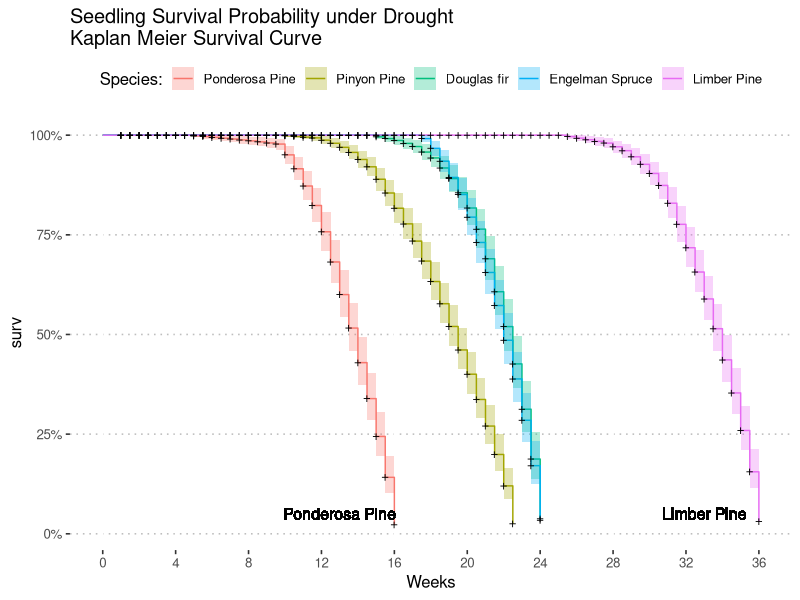

The R script that drew this image: (Note: this script raises an error after producing the figure.)
#kaplan meier survival curve analysis
#Alexandra Lalor
#allielalor@arizona.edu
#allielalor@gmail.com
#First created: 2022-02-01
#Last updated: 2022-08-27

#load packages
library(tidyverse)
library(survival) # core survival analysis function
library(survminer) # recommended for visualizing survival curves
library(ggplot2)
library(ggfortify)

#read CSVs
Phase1_Data_All <- read_csv("data_analysis/Phase1_Data_All.csv")

# Phase1_Data_All <- 
#   transform(Phase1_Data_All, Species = factor(Species, levels = c("PIFL", "PIEN", "PSME", "PIED", "PIPO")))
Phase1_Data_All <- 
  transform(Phase1_Data_All, CommonName = factor(CommonName, levels = c("Ponderosa Pine", "Pinyon Pine", "Douglas fir", "Engelman Spruce", "Limber Pine")))

# #check out data
# glimpse(Phase1_Data)
# 
# #convert variables
# Phase1_Data$Phase <- as.factor(Phase1_Data$Phase)
# Phase1_Data$Chamber <- as.factor(Phase1_Data$Chamber)
# Phase1_Data$ScientificName <- as.factor(Phase1_Data$ScientificName)
# Phase1_Data$CommonName <- as.factor(Phase1_Data$CommonName)
# Phase1_Data$Species <- as.factor(Phase1_Data$Species)
# Phase1_Data$Treatment_temp <- as.factor(Phase1_Data$Treatment_temp)
# Phase1_Data$Treatment_water <- as.factor(Phase1_Data$Treatment_water)
# Phase1_Data$PorometerSubset <- as.factor(Phase1_Data$PorometerSubset)
# Phase1_Data$Dead <- as.factor(Phase1_Data$Dead)
# Phase1_Data$Heatwave_graph <- as.factor(Phase1_Data$Heatwave_graph)
# Phase1_Data$Heatwave <- as.factor(Phase1_Data$Heatwave)

#filter data
Phase1_Data_All <- Phase1_Data_All %>% 
  filter(Treatment_temp == "Ambient")

#Kaplan Meier Survival Curve - combined
km <- with(Phase1_Data_All, Surv(Week, Dead_Count))
km_species_fit <- survfit(Surv(Week, Dead_Count)~CommonName, data = Phase1_Data_All)

autoplot(km_species_fit) +
  # scale_fill_brewer(palette = "Paired") +
  # scale_color_brewer(palette = "Paired") +
  scale_x_continuous(breaks = seq(0 , 36, by = 4)) +
  # annotate("segment",
  #          x = 7, xend = 7,
  #          y = 0, yend = 1,
  #          color = "red",
  #          linetype = "dashed",
  #          size = 0.8) +
  xlab("Weeks") +
  #ylab("Survivorship") +
  geom_text(label = "Ponderosa Pine",
            x = 13, y = 0.05, color = "black", size = 4) +
  geom_text(label = "Limber Pine",
            x = 33, y = 0.05, color = "black", size = 4) +
  labs(title = "Seedling Survival Probability under Drought\nKaplan Meier Survival Curve",
       color = "Species:", fill = "Species:") +
  theme_pubclean()


#Kaplan Meier Survival Curve- STRESS WEEK

km_stress_w <- with(Phase1_Data_All, Surv(Stress_to_Dead_Weight, Dead_Count))
km_species_fit_stress_w <- survfit(Surv(Stress_to_Dead_Weight, Dead_Count)~CommonName, data = Phase1_Data_All)

km_stress_w <- with(Phase1_Data_All, Surv(Stress_Week_Avg_Weight, Dead_Count))
km_species_fit_stress_w <- survfit(Surv(Stress_Week_Avg_Weight, Dead_Count)~CommonName, data = Phase1_Data_All)

km_stress_p <- with(Phase1_Data_All, Surv(Stress_to_Dead_Porometer, Dead_Count))
km_species_fit_stress_p <- survfit(Surv(Stress_to_Dead_Porometer, Dead_Count)~CommonName, data = Phase1_Data_All)


autoplot(km_species_fit_stress_w) +
  scale_x_continuous(breaks = seq(0 , 36, by = 4)) +
  xlab("Weeks") +
  #ylab("Survivorship") +
  geom_text(label = "Ponderosa Pine",
            x = 13, y = 0.05, color = "black", size = 4) +
  geom_text(label = "Limber Pine",
            x = 33, y = 0.05, color = "black", size = 4) +
  labs(title = "Seedling Survival Probability under Drought\nKaplan Meier Survival Curve",
       color = "Species:", fill = "Species:") +
  theme_pubclean()


################################################################################

#Kaplan Meier Survival Curve - separated by treatment
km_treatment_fit <- survfit(Surv(Week, Dead_Count)~Species, data=Phase1_Data_All)
summary(km_treatment_fit)

autoplot(km_treatment_fit) +
  # scale_fill_brewer(palette = "Paired") +
  # scale_color_brewer(palette = "Paired") +
  scale_x_continuous(breaks = seq(0 , 36, by = 4)) +
  # annotate("segment",
  #          x = 7, xend = 7,
  #          y = 0, yend = 1,
  #          color = "red",
  #          linetype = "dashed",
  #          size = 0.8) +
  # geom_text(label = "Heatwave",
  #           x = 5, y = 0.78, color = "red", size = 3) +
  xlab("Weeks") +
  #ylab("Survivorship") +
  labs(title = "Kaplan Meier Survival Curve: Heatwave Effects by Species",
       color = "Species_Treatment", fill = "Species_Treatment") +
  theme_bw()



#Kaplan Meier Survival Curve - separated by treatment - STRESS WEEK

Phase1_Data_Weight <- read.csv("data_analysis/Phase1_Data_Weight.csv")

km_treatment_fit_stress <- survfit(Surv(Stress_Week_Start, Dead_Count)~Heatwave_graph, data=Phase1_Data_Weight)

km_treatment_fit_stress <- survfit(Surv(Stress_to_Dead_Weight, Dead_Count)~CommonName, data=Phase1_Data_Weight)


autoplot(km_species_fit_stress_w) +
  scale_fill_brewer(palette = "Paired") +
  scale_color_brewer(palette = "Paired") +
  scale_x_continuous(breaks = seq(0 , 36, by = 4)) +
  xlab("Weeks after Stress Point") +
  #ylab("Survivorship") +
  labs(title = "Kaplan Meier Survival Curve: Heatwave Effects by Species",
       color = "Species_Treatment", fill = "Species_Treatment") +
  theme_pubclean()



#################################################################################
heatwave_summary <- read_csv("data_analysis/heatwave_summary.csv")
heatwave_summary_d <- read_csv("data_analysis/anova_Dead_Week.csv")
heatwave_summary_w <- read_csv("data_analysis/anova_Dead_Week_Weight.csv")
heatwave_summary_p <- read_csv("data_analysis/anova_Dead_Week_Porometer.csv")

heatwave_summary_CI <- heatwave_summary %>% 
  filter(Treatment_temp == "Ambient") %>% 
  select(c("Species", "Treatment_temp", "half_width"))

#merge and factor levels
heatwave_summary_d <- merge(heatwave_summary_d, heatwave_summary_CI, by = "Species")
heatwave_summary_d <- 
  transform(heatwave_summary_d, Species = factor(Species, levels = c("PIFL", "PIEN", "PSME", "PIED", "PIPO")))
heatwave_summary_d <- heatwave_summary_d %>% 
  group_by(Species) %>% 
  summarize(Mean = mean(Ambient, na.rm = T),
            CI_lower_mean = Mean - half_width,
            CI_upper_mean = Mean + half_width)

heatwave_summary_w <- merge(heatwave_summary_w, heatwave_summary_CI, by = "Species")
heatwave_summary_w <- 
  transform(heatwave_summary_w, Species = factor(Species, levels = c("PIFL", "PIEN", "PSME", "PIED", "PIPO")))
heatwave_summary_w <- heatwave_summary_w %>% 
  group_by(Species) %>% 
  summarize(Mean = mean(Ambient, na.rm = T),
            CI_lower_mean = Mean - half_width,
            CI_upper_mean = Mean + half_width)

heatwave_summary_p <- merge(heatwave_summary_p, heatwave_summary_CI, by = "Species")
heatwave_summary_p <- 
  transform(heatwave_summary_p, Species = factor(Species, levels = c("PIFL", "PIEN", "PSME", "PIED", "PIPO")))
heatwave_summary_p <- heatwave_summary_p %>% 
  group_by(Species) %>% 
  summarize(Mean = mean(Ambient, na.rm = T),
            CI_lower_mean = Mean - half_width,
            CI_upper_mean = Mean + half_width)



heatwave_summary_d %>% 
  ggplot(aes(x = Mean,
             y = Species,
             color = Species)) +
  geom_point() +
  xlim(0,36) +
  #scale_x_continuous(breaks = seq(0 , 36, by = 4)) +
  xlab("Mean Death Date, 95% C.I.") +
  ylab("Species") +
  labs(title = "Death Date") +
  geom_errorbar(aes(xmin = CI_lower_mean, 
                    xmax = CI_upper_mean)) +
  theme_minimal() +
  theme(legend.position = "none")

################################################################################

Phase1_Data_Avg <- Phase1_Data %>% 
  #filter(SpeciesID != "PIFL16") %>%
  group_by(Species, Treatment_temp, Treatment_water, Week) %>%
  summarize(Dead_Count = sum(Dead_Count))
Phase1_Data_Avg <- Phase1_Data_Avg %>% 
  mutate(Live_Count = 20 - Dead_Count,
         Survivorship = ((Live_Count/20)*100))

Phase1_Data_Avg %>% 
  filter(Treatment_water == "Drought", !is.na(Dead_Count)) %>% 
  group_by(Species, Treatment_temp) %>% 
  ggplot(aes(x = Week,
             y = Survivorship,
             color = Treatment_temp)) +
  geom_point() +
  geom_line() +
  facet_wrap(~Species) +
  theme_minimal() +
  scale_color_discrete(direction = -1)

Phase1_Data_Avg %>% 
  filter(Treatment_water == "Drought", !is.na(Dead_Count)) %>% 
  group_by(Species, Treatment_temp) %>% 
  ggplot(aes(x = Week,
             y = Survivorship,
             color = Species,
             fill = Treatment_temp)) +
  geom_point() +
  geom_line() +
  #facet_wrap(~Species) +
  theme_minimal() +
  scale_color_discrete(direction = -1)

###################################################################################
#read csv
Phase1_Data_All <- read_csv("data_analysis/Phase1_Data_All.csv")

#factor levels
# Phase1_Data_All <- 
#   transform(Phase1_Data_All, Species = factor(Species, levels = c("PIPO", "PIED", "PSME", "PIEN", "PIFL")))
Phase1_Data_All <- 
  transform(Phase1_Data_All, Species = factor(Species, levels = c("PIFL", "PIEN", "PSME", "PIED", "PIPO")))

Dead_Week <- read_csv("data_analysis/Dead_Week.csv")
Dead_Week_Weight <- read_csv("data_analysis/Dead_Week_Weight.csv")
Dead_Week_Porometer <- read_csv("data_analysis/anova_Dead_Week_Porometer.csv")


#histogram
Dead_Week %>% 
  group_by(Species, Treatment_temp) %>% 
  ggplot(aes(x = Dead_Week,
             fill = Treatment_temp)) +
  geom_histogram(binwidth = 1) +
  scale_fill_discrete(direction = -1) +
  #ylim(0, 12.5) +
  xlim(0, 40) +
  facet_grid(reorder(Species, Dead_Week, mean) ~ Treatment_temp) +
  theme_minimal()


#boxplot
Dead_Week %>% 
  group_by(Species, Treatment_temp) %>% 
  arrange(Dead_Week) %>% 
  #filter(Species == "PIFL") %>% 
  ggplot(aes(x = Dead_Week,
             y = Species,
             fill = Treatment_temp)) +
  geom_boxplot() +
  xlim(0, 40) +
  ylab("Species") +
  xlab("Dead Week") +
  annotate("rect",
           xmin = 7, xmax = 8,
           ymin = 0, ymax = 6,
           color = "red",
           linetype = "dashed",
           size = 0.4,
           fill = "red",
           alpha = 0.3) +
  theme_minimal() +
  scale_fill_discrete(direction = -1)
